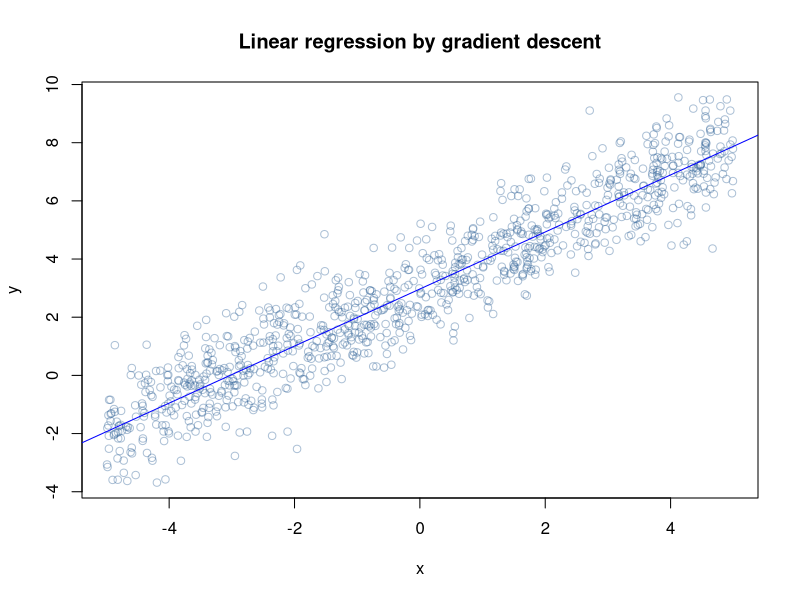
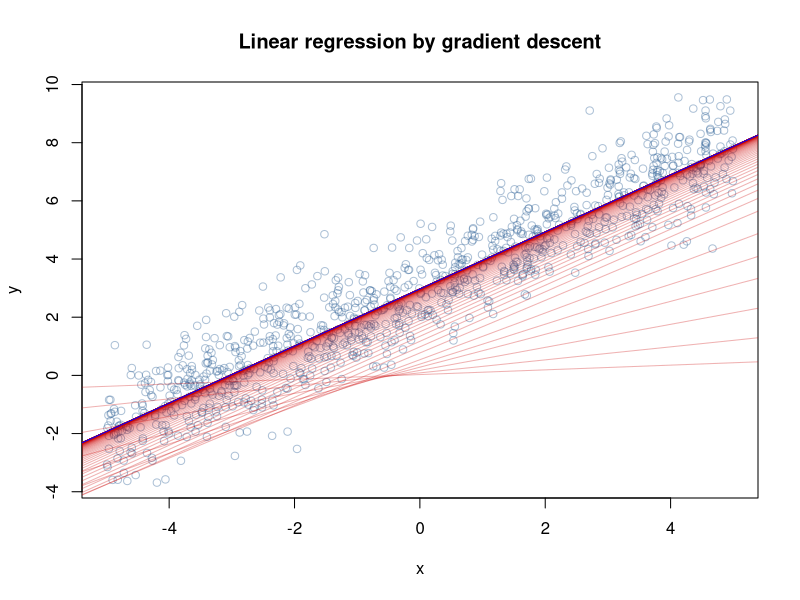
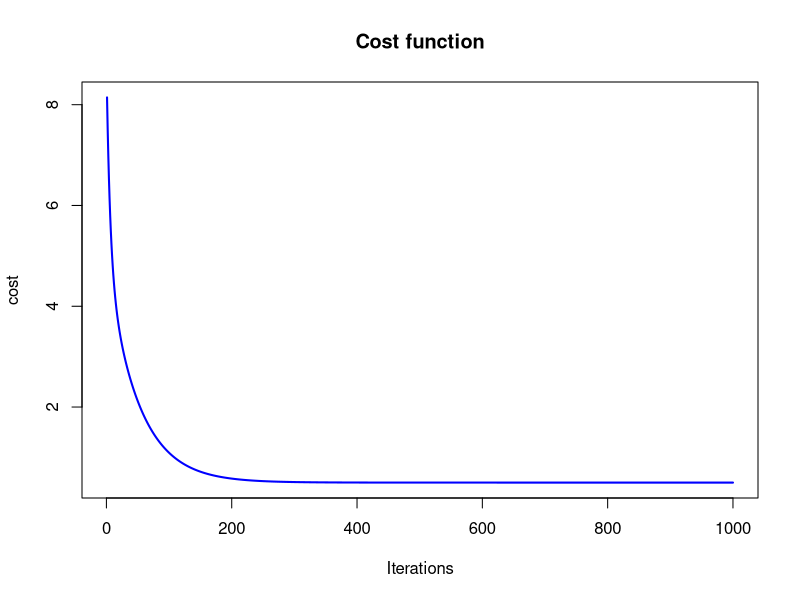

Write R code to recreate these figures, in order.
# Practise 4
#GD in R
#http://digitheadslabnotebook.blogspot.in/2011/10/machine-learning-gradient-descent.html
#https://www.r-bloggers.com/linear-regression-by-gradient-descent/
#http://digitheadslabnotebook.blogspot.in/search/label/R
#  Let’s start off, by generating some bogus data with known characteristics. Let’s make y just a noisy version of x. Let’s also add 3 to give the intercept term something to do.

# generate random data in which y is a noisy function of x
x <- runif(1000, -5, 5)
y <- x + rnorm(1000) + 3
x;y
# fit a linear model
res <- lm( y ~ x )
print(res)
#2.9930       0.9981
#Fitting a linear model, we should get a slope of 1 and an intercept of 3.
#Sure enough, we get pretty close. Let’s plot it and see how it looks.

# plot the data and the model
plot(x,y, col=rgb(0.2,0.4,0.6,0.4), main='Linear regression by gradient descent')
abline(res, col='blue')

# squared error cost function
cost <- function(X, y, theta) {
  sum( (X %*% theta - y)^2 ) / (2*length(y))
}

# learning rate and iteration limit
alpha <- 0.01
num_iters <- 1000

# keep history
cost_history <- double(num_iters)
theta_history <- list(num_iters)

# initialize coefficients
theta <- matrix(c(0,0), nrow=2)

# add a column of 1's for the intercept coefficient
X <- cbind(1, matrix(x))

# gradient descent
for (i in 1:num_iters) {
  error <- (X %*% theta - y)
  delta <- t(X) %*% error / length(y)
  theta <- theta - alpha * delta
  cost_history[i] <- cost(X, y, theta)
  theta_history[[i]] <- theta
}

print(theta)

#[,1] [1,] 2.9928978 [2,] 0.9981226
#As expected, theta winds up with the same values as lm returned. Let’s do some more plotting:
  
# plot data and converging fit
plot(x,y, col=rgb(0.2,0.4,0.6,0.4), main='Linear regression by gradient descent')

for (i in c(1,3,6,10,14,seq(20,num_iters,by=10))) {
  abline(coef=theta_history[[i]], col=rgb(0.8,0,0,0.3))
}
abline(coef=theta, col='blue')

#Taking a look at how quickly the cost decreases, I might have done with fewer iterations.

plot(cost_history, type='line', col='blue', lwd=2, main='Cost function', ylab='cost', xlab='Iterations')
